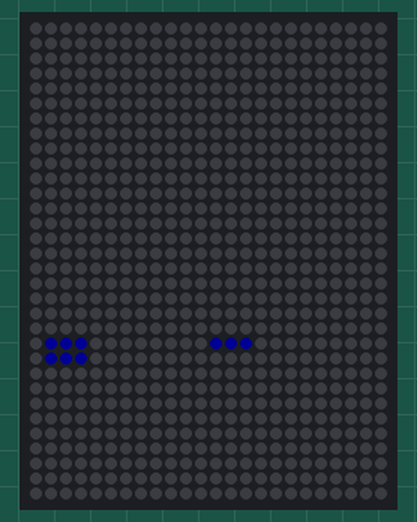
This sketch was run on a simulated Arduino Uno, built with avr-gcc and run on an emulated ATmega328P. On the bench: 24×32 RGB LED matrix (first LED top left, wired row by row). Dim RGB values are drawn brighter than linear.

Above: at 0.4 s.
At 0.8 s:
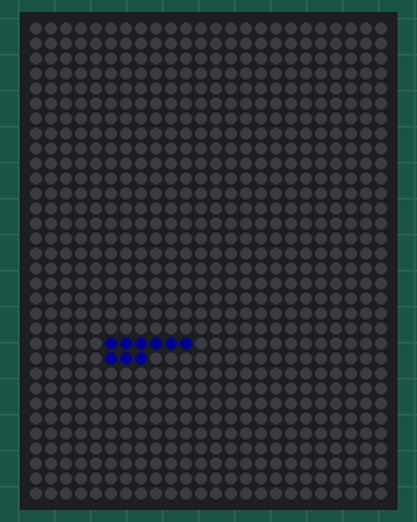
At 1.2 s:
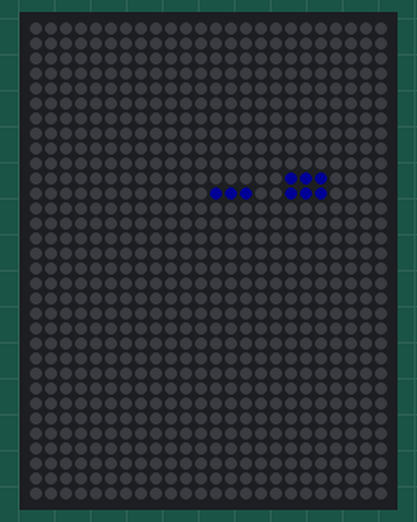
At 1.6 s:
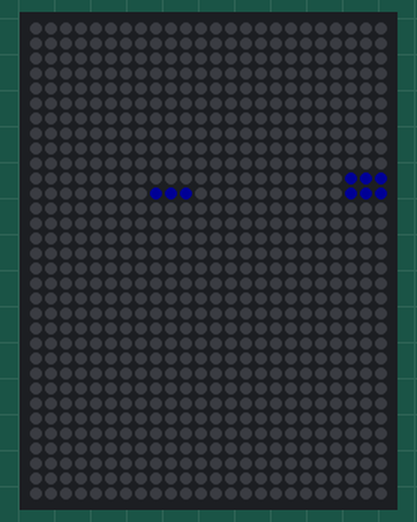
At 2.0 s:
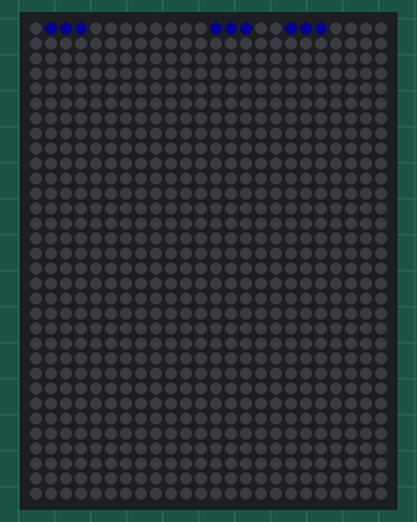
At 2.4 s:
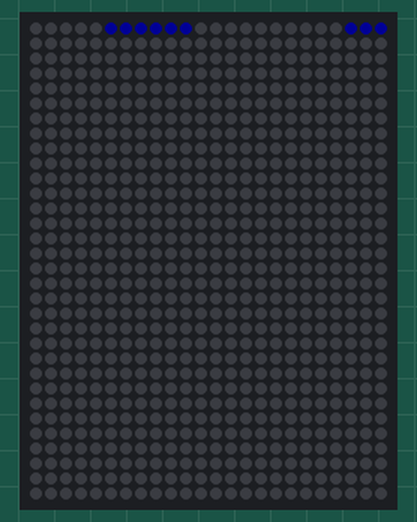

Measured:
- what the display in image 1 shows lasts 0.4 s, from 0.7 s to 1.1 s

The sketch:

180809_4BlockTest.ino
```cpp
#include <Adafruit_NeoPixel.h>

#define PIN            6

#define PIXELS_ROWS 32
#define PIXELS_COLUMNS 24
#define PIXELS_COUNT 768 //PIXELS_ROWS * PIXELS_COLUMNS

Adafruit_NeoPixel pixels = Adafruit_NeoPixel(PIXELS_COUNT, PIN, NEO_GRB + NEO_KHZ800);

uint32_t C0 = 0x000000; //Black
uint32_t C1 = 0xFFFFFF; //White
uint32_t C2 = 0xFF0000; //Red
uint32_t C3 = 0x00FF00; //Green
uint32_t C4 = 0x0000FF; //Blue
uint32_t C5 = 0xFFFF00; //Yellow
uint32_t C6 = 0x00FFFF; //Cyan
uint32_t C7 = 0xFF00FF; //Magenta
uint32_t C8 = 0x800000; //Maroon
uint32_t C9 = 0x808000; //Olive
uint32_t C10 = 0x800080; //Purple
uint32_t C11 = 0x008080; //Teal

uint32_t MyColors[12] = {C0, C1, C2, C3, C4, C5, C6, C7, C8, C9, C10, C11}; //put the colors in an array

uint32_t color1 = MyColors[4];
uint32_t color2 = MyColors[7];

void display_PixelColor(int led, uint32_t color) {
  /* int row;
  int col;
      led = calcLED(row, col); */
      pixels.setPixelColor(led, color);
      pixels.show();
}

void clearPIXELS(){
  for (int i=0; i<PIXELS_COUNT; i++){
    pixels.setPixelColor(i, 0);
  }
}

int calcLED(int row, int col){
  int odd = row%2;
  int led = 0;

  if(odd){
    if(col >= 1 && col <= 8){
      led = 8*row - col;
      return led;
    }
    else if(col >= 9 && col <= 16){
      led = 8*row - col + 264;
      return led;
    }
    else if(col >= 17 && col <= 24){
      led = 8*row - col + 528;
      return led;
    }
  }
  else{
    if(col >= 1 && col <= 8){
      led = 8*row + col - 9;
      return led;
    }
    else if(col >= 9 && col <= 16){
      led = 8*row + col - 9 + 248;
      return led;
    }
    else if(col >= 17 && col <= 24){
      led = 8*row + col - 9 + 496;
      return led;
    }
  }
}

void showBlockcolor1(int a, int i){
  int cnt = 0;

  int ledarr[9] = {calcLED(a,i), calcLED(a,i+1), calcLED(a,i+2), calcLED(a+1,i), calcLED(a+1,i+1), calcLED(a+1,i+2), calcLED(a+2,i), calcLED(a+2,i+1), calcLED(a+2,i+2)};
  display_PixelColor(ledarr[cnt], color1);
  display_PixelColor(ledarr[cnt+1], color1);
  display_PixelColor(ledarr[cnt+2], color1);
  display_PixelColor(ledarr[cnt+3], color1);
  display_PixelColor(ledarr[cnt+4], color1);
  display_PixelColor(ledarr[cnt+5], color1);
  display_PixelColor(ledarr[cnt+6], color1);
  display_PixelColor(ledarr[cnt+7], color1);
  display_PixelColor(ledarr[cnt+8], color1);
}

void showBlockcolor2(int a, int i){
  int cnt = 0;

  int ledarr[9] = {calcLED(a,i), calcLED(a,i+1), calcLED(a,i+2), calcLED(a+1,i), calcLED(a+1,i+1), calcLED(a+1,i+2), calcLED(a+2,i), calcLED(a+2,i+1), calcLED(a+2,i+2)};
  display_PixelColor(ledarr[cnt], color2);
  display_PixelColor(ledarr[cnt+1], color2);
  display_PixelColor(ledarr[cnt+2], color2);
  display_PixelColor(ledarr[cnt+3], color2);
  display_PixelColor(ledarr[cnt+4], color2);
  display_PixelColor(ledarr[cnt+5], color2);
  display_PixelColor(ledarr[cnt+6], color2);
  display_PixelColor(ledarr[cnt+7], color2);
  display_PixelColor(ledarr[cnt+8], color2);
}

void blockBlink(){
  int i = 21;
  int a = 1;

  while(i>=1){
    showBlockcolor1(a, i);
    delay(100);
    i = i-4;
    clearPIXELS();
  }
}

void setup() {
  Serial.begin(9600);
  pixels.begin();
  pixels.setBrightness(20);
  blockBlink();

}

void loop() {


}
```
